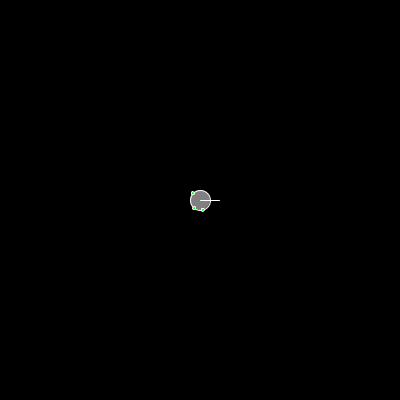
Frame 1 (no input)
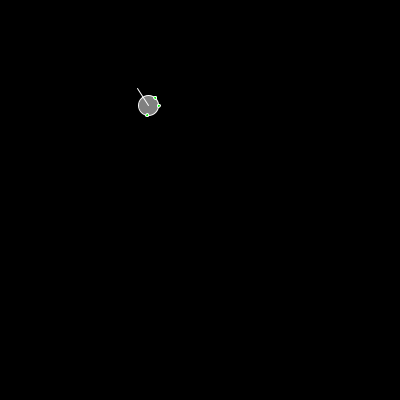
Frame 60 (the mouse pressed at the canvas centre just before this capture)
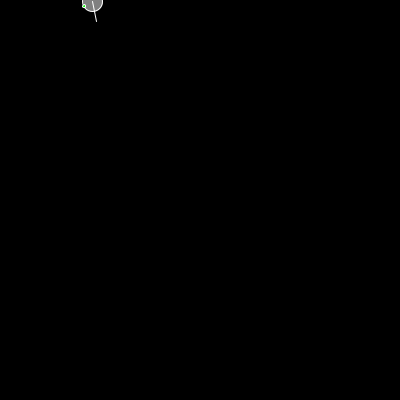
Frame 120 (the mouse held since frame 60 and released just before this capture)

The Processing sketch that drew these frames (run headless with seeded random() and noise(); from frame 60 on, the mouse is pressed at the canvas centre):

// Processing sketch: mobs_shooters
// ── mobs_shooters.pde
ArrayList<Mob> mobs = new ArrayList<Mob>();
final float MOB_RADIUS = 10;

void setup() {
  size(400,400);
  mobs.add(new Mob(width / 2, height / 2, null));
}


void draw() {
  background(0);
  for (Mob m : mobs) {
    m.update();
    m.draw();
  }
}

// ── DNA.pde
class DNA {
  HashMap<String, Float> dna = new HashMap<String, Float>();
  float mutationFactor = 0.01;

  DNA(DNA dna) {
    for (String s : dna.dna.keySet()) {
      this.dna.put(s, dna.dna.get(s));
    }
    this.mutationFactor = dna.mutationFactor;
  }

  DNA() {
  }
  
  float get(String s) {
    if (!dna.containsKey(s)) {
      dna.put(s, random(1));
    }
    
    return dna.get(s);
  }  
  
  float getMapped(String s, float from, float to) {
    return map(this.get(s), 0, 1, from, to);
    
  }
  void init() {
    dna.clear();
    dna.put("EYES", random(1));
    dna.put("VIEW_DISTANCE", random(1));
    dna.put("FIRE_RATE", random(1));
    
  }
  

  void mutate() {
    for (String s : dna.keySet()) {
      if (random(1) < mutationFactor) {
        float f = dna.get(s);
        f += random(-0.01,0.01);
        
        f = constrain(f, 0, 1);
        dna.put(s, f);
      }
    }
  }
}

// ── Eye.pde
class Eye {
  float angle, viewDistance;
  PVector pos = new PVector();
  Mob parent;
  Eye(Mob parent, float angle, float viewDistance) {
    this.angle = angle;
    this.viewDistance = viewDistance;
    this.parent = parent;
  }
  
  
  void draw() {
    pos.x = parent.pos.x + parent.radius * cos(parent.facing + angle);
    pos.y = parent.pos.y + parent.radius * sin(parent.facing + angle);
    stroke(255);
    fill(0,255,0);
    ellipse(pos.x, pos.y, 3, 3);
    
  }
  
  
}

// ── Mob.pde
class Mob {
  PVector pos, acc, vel;
  float rotate = 0;
  DNA dna;
  int numEyes;
  float viewDistance, fireRate;
  float facing;
  Eye[] eyes;
  float radius = MOB_RADIUS;
  PVector target = null;
  float targetChance;
  float maxSpeed, maxForce;
  PVector facingVector;

  Mob(float x, float y, DNA dna) {
    if (dna == null) {
      this.dna = new DNA();
      this.dna.init();
    } else {
      this.dna = new DNA(dna);
    }
    this.dna.mutate();
    this.pos = new PVector(x, y);
    this.acc = new PVector();
    this.vel = new PVector();
    init();
  }

  void init() {
    numEyes = floor(dna.getMapped("eyes", 1, 6));
    targetChance = dna.getMapped("targetChance", 0, 0.1);
    maxSpeed = dna.getMapped("maxSpeed", 1, 4);
    maxForce = dna.getMapped("maxForce", 1, 2);
    eyes = new Eye[numEyes];
    float a = 0;
    float vd = 0;
    for (int i = 0; i < eyes.length; i += 1) {
      a = dna.getMapped("eyeAngle"+i, 0, TWO_PI);
      vd = dna.getMapped("eyeViewDistance"+i, 0, 100);
      Eye e = new Eye(this, a, vd);
      eyes[i] = e;
    }
  }

  void update() {
    rotate += random(-0.01, 0.01);
    rotate *= 0.999;
    facing += rotate;
    facingVector = PVector.fromAngle(facing);
    facingVector.mult(radius * 2);
    vel.add(acc);
    acc.mult(0);
    pos.add(vel);
    vel.mult(0.9);
    seek();
  }

  void steer(PVector t) {
    PVector steer = PVector.sub(t, pos);
    steer.setMag(maxSpeed);
    steer = PVector.sub(steer, vel);
    steer.limit(maxForce);
    applyForce(steer);
  }

  void applyForce(PVector f) {
    acc.add(f);
  }

  void seek() {
    if (target == null) {
      if (random(1) < targetChance) {
        target = new PVector(random(width), random(height));
        return;
      }
    } else {
      if (target.dist(pos) < 2) {
        target = null;
      } else {
        steer(target);
      }
    }
  }

  void draw() {
    stroke(255);
    fill(128);
    ellipse(pos.x, pos.y, radius * 2, radius * 2);
    for (Eye e : eyes) {
      e.draw();
    }
    
    stroke(255);
    line(pos.x, pos.y, pos.x + facingVector.x, pos.y + facingVector.y);
  }
}
